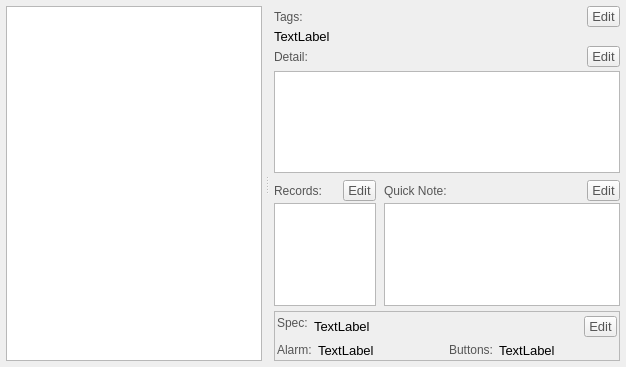
<?xml version="1.0" encoding="UTF-8"?>
<ui version="4.0">
 <class>clUI_AllReminders</class>
 <widget class="QWidget" name="clUI_AllReminders">
  <property name="geometry">
   <rect>
    <x>0</x>
    <y>0</y>
    <width>626</width>
    <height>367</height>
   </rect>
  </property>
  <property name="windowTitle">
   <string>Form</string>
  </property>
  <layout class="QVBoxLayout" name="verticalLayout">
   <property name="spacing">
    <number>6</number>
   </property>
   <property name="leftMargin">
    <number>6</number>
   </property>
   <property name="topMargin">
    <number>6</number>
   </property>
   <property name="rightMargin">
    <number>6</number>
   </property>
   <property name="bottomMargin">
    <number>6</number>
   </property>
   <item>
    <widget class="QSplitter" name="splitter">
     <property name="orientation">
      <enum>Qt::Horizontal</enum>
     </property>
     <property name="handleWidth">
      <number>10</number>
     </property>
     <property name="childrenCollapsible">
      <bool>false</bool>
     </property>
     <widget class="QListWidget" name="listWidget_reminders">
      <property name="sizePolicy">
       <sizepolicy hsizetype="Expanding" vsizetype="Expanding">
        <horstretch>0</horstretch>
        <verstretch>0</verstretch>
       </sizepolicy>
      </property>
     </widget>
     <widget class="QWidget" name="widget_detail" native="true">
      <property name="sizePolicy">
       <sizepolicy hsizetype="Expanding" vsizetype="Expanding">
        <horstretch>1</horstretch>
        <verstretch>0</verstretch>
       </sizepolicy>
      </property>
      <layout class="QVBoxLayout" name="verticalLayout_2">
       <property name="spacing">
        <number>2</number>
       </property>
       <property name="leftMargin">
        <number>2</number>
       </property>
       <property name="topMargin">
        <number>0</number>
       </property>
       <property name="rightMargin">
        <number>0</number>
       </property>
       <property name="bottomMargin">
        <number>0</number>
       </property>
       <item>
        <layout class="QHBoxLayout" name="horizontalLayout_4">
         <item>
          <widget class="QLabel" name="label_6">
           <property name="styleSheet">
            <string notr="true">Color: #555</string>
           </property>
           <property name="text">
            <string>Tags:</string>
           </property>
          </widget>
         </item>
         <item>
          <spacer name="horizontalSpacer">
           <property name="orientation">
            <enum>Qt::Horizontal</enum>
           </property>
           <property name="sizeHint" stdset="0">
            <size>
             <width>40</width>
             <height>20</height>
            </size>
           </property>
          </spacer>
         </item>
         <item>
          <widget class="QPushButton" name="pushButton_edit_tags">
           <property name="sizePolicy">
            <sizepolicy hsizetype="Preferred" vsizetype="Fixed">
             <horstretch>0</horstretch>
             <verstretch>0</verstretch>
            </sizepolicy>
           </property>
           <property name="styleSheet">
            <string notr="true">QPushButton {
 padding: 2px;
 padding-left: 4px;
 padding-right: 4px;
 font: 10pt;
}
QPushButton:enabled {
  color: #555; 
}
</string>
           </property>
           <property name="text">
            <string>Edit</string>
           </property>
           <property name="flat">
            <bool>false</bool>
           </property>
          </widget>
         </item>
        </layout>
       </item>
       <item>
        <widget class="QLabel" name="label_tags">
         <property name="styleSheet">
          <string notr="true">Font: 10pt</string>
         </property>
         <property name="text">
          <string>TextLabel</string>
         </property>
         <property name="wordWrap">
          <bool>true</bool>
         </property>
        </widget>
       </item>
       <item>
        <layout class="QHBoxLayout" name="horizontalLayout_5">
         <item>
          <widget class="QLabel" name="label">
           <property name="styleSheet">
            <string notr="true">Color: #555</string>
           </property>
           <property name="text">
            <string>Detail:</string>
           </property>
          </widget>
         </item>
         <item>
          <spacer name="horizontalSpacer_2">
           <property name="orientation">
            <enum>Qt::Horizontal</enum>
           </property>
           <property name="sizeHint" stdset="0">
            <size>
             <width>40</width>
             <height>20</height>
            </size>
           </property>
          </spacer>
         </item>
         <item>
          <widget class="QPushButton" name="pushButton_edit_detail">
           <property name="sizePolicy">
            <sizepolicy hsizetype="Preferred" vsizetype="Fixed">
             <horstretch>0</horstretch>
             <verstretch>0</verstretch>
            </sizepolicy>
           </property>
           <property name="styleSheet">
            <string notr="true">QPushButton {
 padding: 2px;
 padding-left: 4px;
 padding-right: 4px;
 font: 10pt;
}
QPushButton:enabled {
  color: #555; 
}</string>
           </property>
           <property name="text">
            <string>Edit</string>
           </property>
           <property name="flat">
            <bool>false</bool>
           </property>
          </widget>
         </item>
        </layout>
       </item>
       <item>
        <spacer name="verticalSpacer">
         <property name="orientation">
          <enum>Qt::Vertical</enum>
         </property>
         <property name="sizeType">
          <enum>QSizePolicy::Fixed</enum>
         </property>
         <property name="sizeHint" stdset="0">
          <size>
           <width>20</width>
           <height>2</height>
          </size>
         </property>
        </spacer>
       </item>
       <item>
        <widget class="QTextEdit" name="textEdit_detail"/>
       </item>
       <item>
        <layout class="QHBoxLayout" name="horizontalLayout_3">
         <property name="spacing">
          <number>8</number>
         </property>
         <property name="topMargin">
          <number>5</number>
         </property>
         <property name="bottomMargin">
          <number>3</number>
         </property>
         <item>
          <layout class="QVBoxLayout" name="verticalLayout_4">
           <property name="spacing">
            <number>2</number>
           </property>
           <item>
            <layout class="QHBoxLayout" name="horizontalLayout_7">
             <property name="leftMargin">
              <number>0</number>
             </property>
             <property name="topMargin">
              <number>0</number>
             </property>
             <item>
              <widget class="QLabel" name="label_5">
               <property name="styleSheet">
                <string notr="true">Color: #555</string>
               </property>
               <property name="text">
                <string>Records:</string>
               </property>
              </widget>
             </item>
             <item>
              <spacer name="horizontalSpacer_5">
               <property name="orientation">
                <enum>Qt::Horizontal</enum>
               </property>
               <property name="sizeHint" stdset="0">
                <size>
                 <width>40</width>
                 <height>20</height>
                </size>
               </property>
              </spacer>
             </item>
             <item>
              <widget class="QPushButton" name="pushButton_4">
               <property name="sizePolicy">
                <sizepolicy hsizetype="Preferred" vsizetype="Fixed">
                 <horstretch>0</horstretch>
                 <verstretch>0</verstretch>
                </sizepolicy>
               </property>
               <property name="styleSheet">
                <string notr="true">QPushButton {
 padding: 2px;
 padding-left: 4px;
 padding-right: 4px;
 font: 10pt;
}
QPushButton:enabled {
  color: #555; 
}</string>
               </property>
               <property name="text">
                <string>Edit</string>
               </property>
               <property name="flat">
                <bool>false</bool>
               </property>
              </widget>
             </item>
            </layout>
           </item>
           <item>
            <widget class="QTableWidget" name="tableWidget_records">
             <property name="sizePolicy">
              <sizepolicy hsizetype="Preferred" vsizetype="Expanding">
               <horstretch>0</horstretch>
               <verstretch>0</verstretch>
              </sizepolicy>
             </property>
             <property name="sizeAdjustPolicy">
              <enum>QAbstractScrollArea::AdjustToContents</enum>
             </property>
             <property name="editTriggers">
              <set>QAbstractItemView::NoEditTriggers</set>
             </property>
            </widget>
           </item>
          </layout>
         </item>
         <item>
          <layout class="QVBoxLayout" name="verticalLayout_3">
           <property name="spacing">
            <number>2</number>
           </property>
           <item>
            <layout class="QHBoxLayout" name="horizontalLayout_6">
             <item>
              <widget class="QLabel" name="label_4">
               <property name="styleSheet">
                <string notr="true">Color: #555</string>
               </property>
               <property name="text">
                <string>Quick Note:</string>
               </property>
              </widget>
             </item>
             <item>
              <spacer name="horizontalSpacer_4">
               <property name="orientation">
                <enum>Qt::Horizontal</enum>
               </property>
               <property name="sizeHint" stdset="0">
                <size>
                 <width>40</width>
                 <height>20</height>
                </size>
               </property>
              </spacer>
             </item>
             <item>
              <widget class="QPushButton" name="pushButton_edit_quickNote">
               <property name="sizePolicy">
                <sizepolicy hsizetype="Preferred" vsizetype="Fixed">
                 <horstretch>0</horstretch>
                 <verstretch>0</verstretch>
                </sizepolicy>
               </property>
               <property name="styleSheet">
                <string notr="true">QPushButton {
 padding: 2px;
 padding-left: 4px;
 padding-right: 4px;
 font: 10pt;
}
QPushButton:enabled {
  color: #555; 
}</string>
               </property>
               <property name="text">
                <string>Edit</string>
               </property>
               <property name="flat">
                <bool>false</bool>
               </property>
              </widget>
             </item>
            </layout>
           </item>
           <item>
            <widget class="QPlainTextEdit" name="plainTextEdit_quick_note">
             <property name="sizePolicy">
              <sizepolicy hsizetype="Expanding" vsizetype="Expanding">
               <horstretch>0</horstretch>
               <verstretch>0</verstretch>
              </sizepolicy>
             </property>
             <property name="sizeAdjustPolicy">
              <enum>QAbstractScrollArea::AdjustIgnored</enum>
             </property>
             <property name="readOnly">
              <bool>true</bool>
             </property>
            </widget>
           </item>
          </layout>
         </item>
        </layout>
       </item>
       <item>
        <widget class="QFrame" name="frame">
         <property name="frameShape">
          <enum>QFrame::StyledPanel</enum>
         </property>
         <property name="frameShadow">
          <enum>QFrame::Raised</enum>
         </property>
         <layout class="QVBoxLayout" name="verticalLayout_5">
          <property name="spacing">
           <number>6</number>
          </property>
          <property name="leftMargin">
           <number>2</number>
          </property>
          <property name="topMargin">
           <number>4</number>
          </property>
          <property name="rightMargin">
           <number>2</number>
          </property>
          <property name="bottomMargin">
           <number>1</number>
          </property>
          <item>
           <layout class="QHBoxLayout" name="horizontalLayout_2">
            <item alignment="Qt::AlignTop">
             <widget class="QLabel" name="label_2">
              <property name="sizePolicy">
               <sizepolicy hsizetype="Fixed" vsizetype="Preferred">
                <horstretch>0</horstretch>
                <verstretch>0</verstretch>
               </sizepolicy>
              </property>
              <property name="styleSheet">
               <string notr="true">Color: #555</string>
              </property>
              <property name="text">
               <string>Spec:</string>
              </property>
             </widget>
            </item>
            <item>
             <widget class="QLabel" name="label_spec">
              <property name="styleSheet">
               <string notr="true">font: 10pt</string>
              </property>
              <property name="text">
               <string>TextLabel</string>
              </property>
              <property name="wordWrap">
               <bool>true</bool>
              </property>
             </widget>
            </item>
            <item alignment="Qt::AlignRight|Qt::AlignTop">
             <widget class="QPushButton" name="pushButton_edit_spec_alarm_buttons">
              <property name="sizePolicy">
               <sizepolicy hsizetype="Preferred" vsizetype="Fixed">
                <horstretch>0</horstretch>
                <verstretch>0</verstretch>
               </sizepolicy>
              </property>
              <property name="styleSheet">
               <string notr="true">QPushButton {
 padding: 2px;
 padding-left: 4px;
 padding-right: 4px;
 font: 10pt;
}
QPushButton:enabled {
  color: #555; 
}</string>
              </property>
              <property name="text">
               <string>Edit</string>
              </property>
              <property name="flat">
               <bool>false</bool>
              </property>
             </widget>
            </item>
           </layout>
          </item>
          <item>
           <layout class="QHBoxLayout" name="horizontalLayout">
            <item alignment="Qt::AlignTop">
             <widget class="QLabel" name="label_3">
              <property name="sizePolicy">
               <sizepolicy hsizetype="Fixed" vsizetype="Preferred">
                <horstretch>0</horstretch>
                <verstretch>0</verstretch>
               </sizepolicy>
              </property>
              <property name="styleSheet">
               <string notr="true">Color: #555</string>
              </property>
              <property name="text">
               <string>Alarm:</string>
              </property>
             </widget>
            </item>
            <item alignment="Qt::AlignTop">
             <widget class="QLabel" name="label_alarm">
              <property name="styleSheet">
               <string notr="true">font: 10pt</string>
              </property>
              <property name="text">
               <string>TextLabel</string>
              </property>
              <property name="wordWrap">
               <bool>true</bool>
              </property>
             </widget>
            </item>
            <item>
             <spacer name="horizontalSpacer_3">
              <property name="orientation">
               <enum>Qt::Horizontal</enum>
              </property>
              <property name="sizeType">
               <enum>QSizePolicy::Fixed</enum>
              </property>
              <property name="sizeHint" stdset="0">
               <size>
                <width>6</width>
                <height>16</height>
               </size>
              </property>
             </spacer>
            </item>
            <item alignment="Qt::AlignTop">
             <widget class="QLabel" name="label_7">
              <property name="sizePolicy">
               <sizepolicy hsizetype="Fixed" vsizetype="Preferred">
                <horstretch>0</horstretch>
                <verstretch>0</verstretch>
               </sizepolicy>
              </property>
              <property name="styleSheet">
               <string notr="true">Color: #555</string>
              </property>
              <property name="text">
               <string>Buttons:</string>
              </property>
             </widget>
            </item>
            <item alignment="Qt::AlignTop">
             <widget class="QLabel" name="label_button_sets">
              <property name="styleSheet">
               <string notr="true">font: 10pt</string>
              </property>
              <property name="text">
               <string>TextLabel</string>
              </property>
              <property name="wordWrap">
               <bool>true</bool>
              </property>
             </widget>
            </item>
           </layout>
          </item>
         </layout>
        </widget>
       </item>
      </layout>
     </widget>
    </widget>
   </item>
  </layout>
 </widget>
 <resources/>
 <connections/>
</ui>
